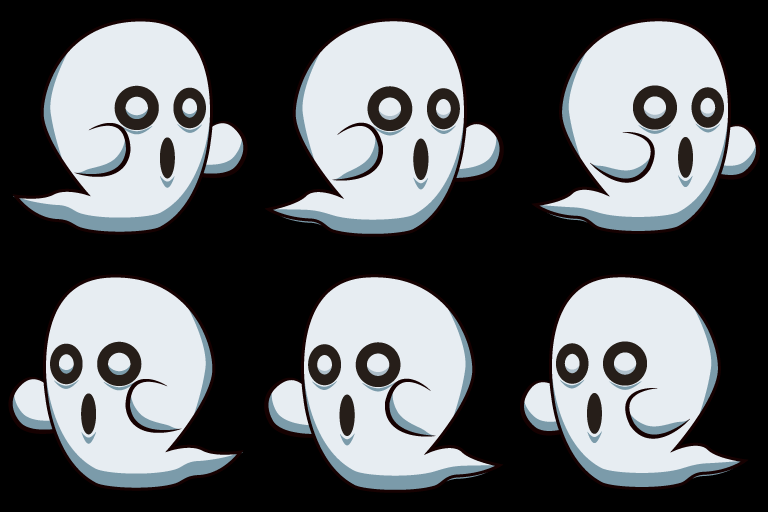

Tiled map render using the project's own tile images. Description and the whole map definition, tile-layer contents included, below:
An orthogonal 3x2 tile map with 256x256 px tiles, 1 tile layer (Vrstva dlaždic 1).

<map version="1.0" tiledversion="1.0.3" orientation="orthogonal" renderorder="right-down" width="3" height="2" tilewidth="256" tileheight="256" nextobjectid="1">
 <tileset firstgid="1" name="tilesGhost" tilewidth="256" tileheight="256" tilecount="6" columns="0">
  <grid orientation="orthogonal" width="1" height="1" />
  <tile id="0">
   <image width="256" height="256" source="ghost 256 x 256/L_ghost_entity_000_idle_000.png" />
  </tile>
  <tile id="1">
   <image width="256" height="256" source="ghost 256 x 256/L_ghost_entity_000_idle_001.png" />
  </tile>
  <tile id="2">
   <image width="256" height="256" source="ghost 256 x 256/L_ghost_entity_000_idle_002.png" />
  </tile>
  <tile id="3">
   <image width="256" height="256" source="ghost 256 x 256/R_ghost_entity_000_idle_000.png" />
  </tile>
  <tile id="4">
   <image width="256" height="256" source="ghost 256 x 256/R_ghost_entity_000_idle_001.png" />
  </tile>
  <tile id="5">
   <image width="256" height="256" source="ghost 256 x 256/R_ghost_entity_000_idle_002.png" />
  </tile>
 </tileset>
 <layer name="Vrstva dlaždic 1" width="3" height="2">
  <data encoding="csv">
4,5,6,
1,2,3
</data>
 </layer>
</map>